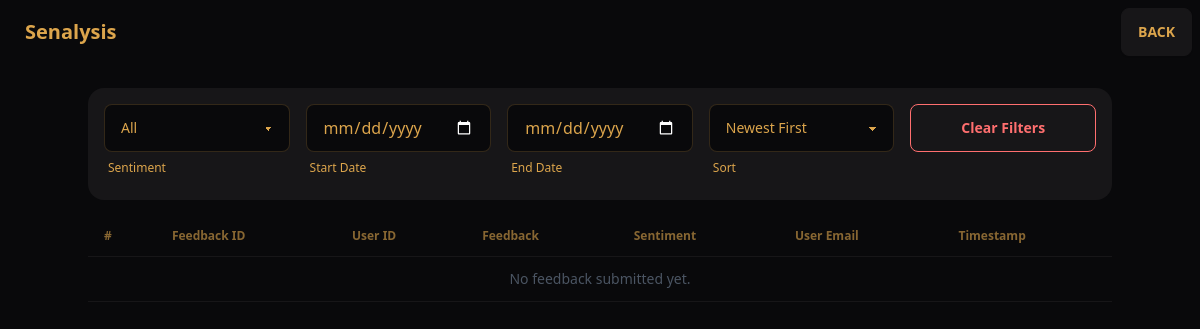
Before: /feedbacks/1 with the older database file.
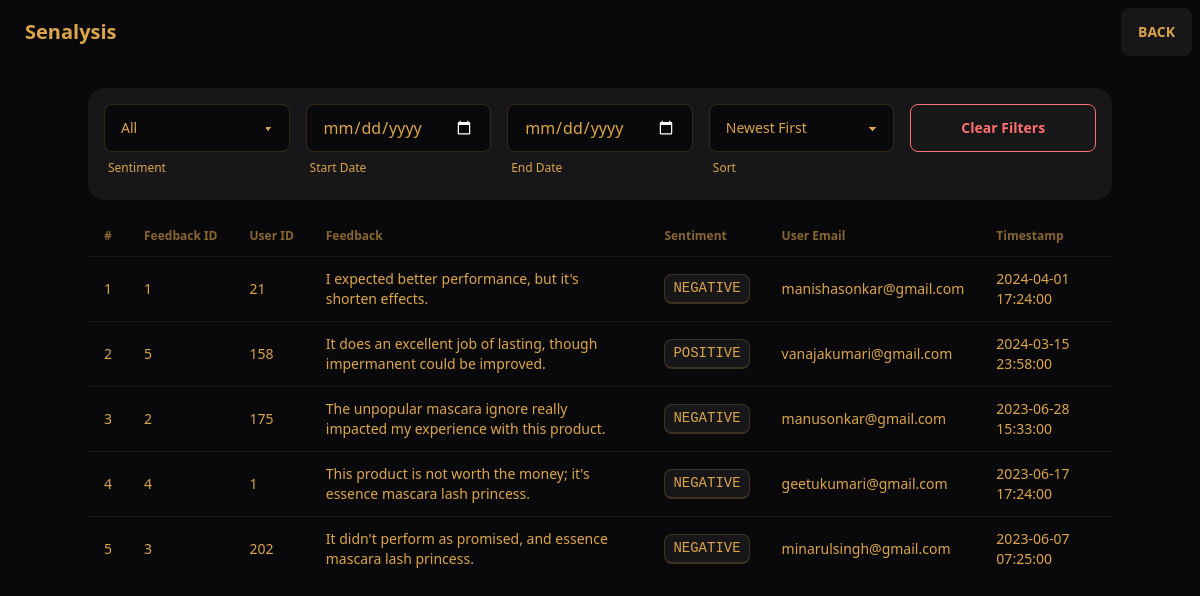
After: the same page with the newer database file.
### tables this page shows
CREATE TABLE "feedback" (
    fid INTEGER PRIMARY KEY AUTOINCREMENT,
    uid INTEGER,
    pid INTEGER,
    feedback TEXT,
    timestamp TEXT DEFAULT CURRENT_TIMESTAMP,
    sentiment TEXT,
    FOREIGN KEY (uid) REFERENCES users (uid),
    FOREIGN KEY (pid) REFERENCES products (pid)
);

CREATE TABLE users (
    uid INTEGER PRIMARY KEY AUTOINCREMENT,
    fname TEXT,
    lname TEXT,
    email TEXT,
    pwd TEXT,
    gender TEXT,
    height REAL,
    weight REAL,
    dob TEXT,
    state TEXT,
    city TEXT
);

### app.py (the view)
@app.route('/feedbacks/<pid>')
def feedbacks(pid):
    conn = get_db_connection()
    cursor = conn.cursor()
    cursor.execute("""
        SELECT f.fid, f.uid, f.feedback, f.sentiment, f.timestamp, u.email
        FROM feedback f
        JOIN users u ON f.uid = u.uid
        WHERE f.pid = ?
        ORDER BY f.timestamp DESC
    """, (pid,))
    feedbacks = cursor.fetchall()
    conn.close()
    return render_template('feedbacks.html', pid=pid, feedbacks=feedbacks)

### app.py (called while the page is built)
def get_db_connection():
    conn = sqlite3.connect(DATABASE)
    conn.row_factory = sqlite3.Row
    return conn

### templates/feedbacks.html (shortened to what this page needs)
{% extends "base.html" %}
{% block content %}
<div class="container mx-auto">
  <h2 class="text-2xl font-semibold text-center mb-6 bg-neutral text-white p-4 rounded-lg">
  </h2>
<div class="filters bg-base-200 p-4 rounded-box mb-4">
    <div class="grid grid-cols-5 gap-4">
      <div>
        <select id="sentiment-filter" class="select select-bordered w-full">
          <option value="all" selected>All</option>
        </select>
        <div class="label">
            <span class="label-text-alt">Sentiment</span>
          </div>
      </div>
      <div class="form-control w-full">
        <input id="start-date" type="date" class="input input-bordered w-full">
        <div class="label">
          <span class="label-text-alt">Start Date</span>
        </div>
      </div>
      <div class="form-control w-full">
        <input id="end-date" type="date" class="input input-bordered w-full">
        <div class="label">
          <span class="label-text-alt">End Date</span>
        </div>
      </div>
      <div>
        <select id="sort-order" class="select select-bordered w-full">
          <option value="desc" selected>Newest First</option>
        </select>
        <div class="label">
            <span class="label-text-alt">Sort</span>
          </div>
      </div>
      <div>
        <button id="clear-filters" class="btn btn-outline btn-error w-full">
          Clear Filters
        </button>
      </div>
    </div>
  </div>
  <table class="table w-full">
    <thead>
      <tr>
        <th>#</th>
        <th>Feedback ID</th>
        <th>User ID</th>
        <th>Feedback</th>
        <th>Sentiment</th>
        <th>User Email</th>
        <th>Timestamp</th>
      </tr>
    </thead>
    <tbody id="feedbacks-table">
      {% for feedback in feedbacks %}
      <tr>
        <td>{{ loop.index }}</td>
        <td>{{ feedback.fid }}</td>
        <td>{{ feedback.uid }}</td>
        <td>{{ feedback.feedback }}</td>
        <td>
          <kbd class="kbd">{{ feedback.sentiment }}</kbd>
        </td>
        <td>{{ feedback.email }}</td>
        <td>{{ feedback.timestamp }}</td>
      </tr>
      {% else %}
      <tr>
        <td colspan="7" class="text-center text-gray-600">
          No feedback submitted yet.
        </td>
      </tr>
      {% endfor %}
    </tbody>
  </table>
</div>
{% endblock %}

### templates/base.html (shortened to what this page needs)
<!DOCTYPE html>
<html lang="en">
  <head>
    <link
      href="https://cdn.jsdelivr.net/npm/daisyui@4.12.22/dist/full.min.css"
      rel="stylesheet"
      type="text/css"
    />
    <script src="https://cdn.tailwindcss.com"></script>
  </head>
  <body>
    <div class="navbar bg-base-100" style="position: absolute">
      <div class="navbar-start">
        <a class="btn btn-ghost text-xl" href="/">Senalysis</a>
      </div>
      <div class="navbar-end">
        <a class="btn" onclick="window.history.back()">BACK</a>
      </div>
    </div>
    {% block content %}{% endblock %}
  </body>
</html>

### templates/base.html (style rules this page uses)
:root { color-scheme: dark; --pc: 20% 0 0; --sc: 85.5163% 0.012821 261.069149; --ac: 87.3349% 0.010348 338.82597; --inc: 15.8122% 0.024356 237.133883; --suc: 15.6239% 0.038579 132.154381; --wac: 17.2255% 0.027305 102.89115; --erc: 14.3506% 0.035271 22.568916; --rounded-box: 1rem; --rounded-btn: 0.5rem; --rounded-badge: 1.9rem; --animation-btn: 0.25s; --animation-input: .2s; --btn-focus-scale: 0.95; --border-btn: 1px; --tab-border: 1px; --tab-radius: 0.5rem; --p: 100% 0 0; --s: 27.5815% 0.064106 261.069149; --a: 36.6744% 0.051741 338.82597; --n: 24.27% 0.057015 59.825019; --nc: 93.2033% 0.089631 90.861683; --b1: 14.0765% 0.004386 285.822869; --b2: 20.2191% 0.004211 308.22937; --b3: 29.8961% 0.003818 308.318612; --bc: 75.6879% 0.123666 76.890484; --in: 79.0612% 0.121778 237.133883; --su: 78.1197% 0.192894 132.154381; --wa: 86.1274% 0.136524 102.89115; --er: 71.7531% 0.176357 22.568916 }

Changed rows visible on the page:
added feedback: fid "1", uid "21", feedback "I expected better performance, but it's shorten effects.", sentiment "NEGATIVE", email "manishasonkar@gmail.com", timestamp "2024-04-01 17:24:00"
added feedback: fid "5", uid "158", feedback "It does an excellent job of lasting, though impermanent could be improved.", sentiment "POSITIVE", email "vanajakumari@gmail.com", timestamp "2024-03-15 23:58:00"
added feedback: fid "2", uid "175", feedback "The unpopular mascara ignore really impacted my experience with this product.", sentiment "NEGATIVE", email "manusonkar@gmail.com", timestamp "2023-06-28 15:33:00"
added feedback: fid "4", uid "1", feedback "This product is not worth the money; it's essence mascara lash princess.", sentiment "NEGATIVE", email "geetukumari@gmail.com", timestamp "2023-06-17 17:24:00"
added feedback: fid "3", uid "202", feedback "It didn't perform as promised, and essence mascara lash princess.", sentiment "NEGATIVE", email "minarulsingh@gmail.com", timestamp "2023-06-07 07:25:00"
Other visible differences:
text no longer shown: "No feedback submitted yet."
